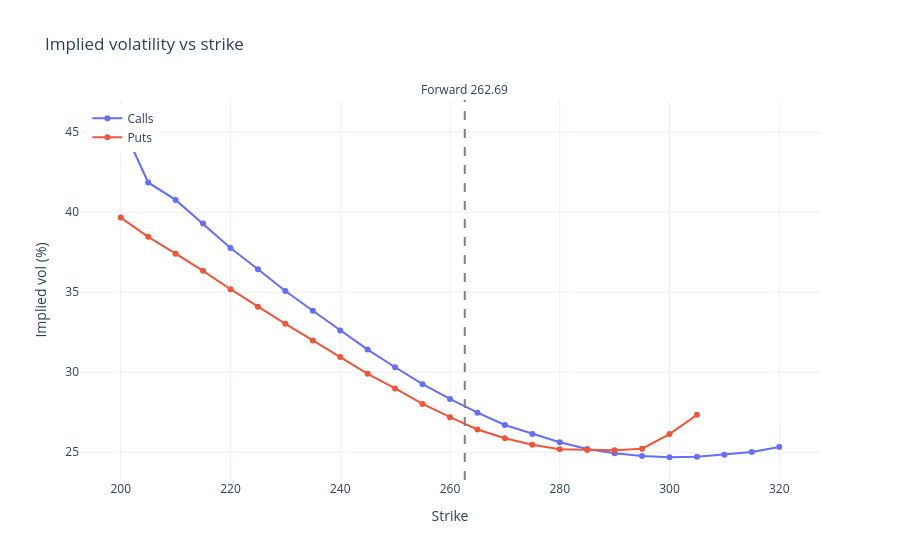

Source (notebook cell):
### Markdown cell above
### Implied volatility by strike (calls vs puts)

**Implied vol** is the σ that reproduces the observed mid under your chosen `S`, `r`, `q`, and `T`. Plotting **call IV and put IV** on the same axes shows the **smile/skew** and any **call/put disagreement** at the same strike (often due to liquidity differences, dividends or microstructure noise).

### Code cell
# Implied vols from listed prices (same S as parity median)
option_prices["IV_Call"] = [
    implied_vol(c, S_median, k, T, r, q, call=True)
    for c, k in zip(option_prices["Calls"], option_prices["Strike"])
]
option_prices["IV_Put"] = [
    implied_vol(p, S_median, k, T, r, q, call=False)
    for p, k in zip(option_prices["Puts"], option_prices["Strike"])
]

forward = S_median * np.exp((r - q) * T)
calls_df = option_prices[np.isfinite(option_prices["IV_Call"])].copy()
puts_df = option_prices[np.isfinite(option_prices["IV_Put"])].copy()

fig = go.Figure(
    data=[
        go.Scatter(
            x=calls_df["Strike"],
            y=calls_df["IV_Call"] * 100,
            mode="lines+markers",
            name="Calls",
            hovertemplate="Strike=%{x}<br>IV=%{y:.2f}%<extra></extra>",
        ),
        go.Scatter(
            x=puts_df["Strike"],
            y=puts_df["IV_Put"] * 100,
            mode="lines+markers",
            name="Puts",
            hovertemplate="Strike=%{x}<br>IV=%{y:.2f}%<extra></extra>",
        ),
    ]
)
fig.add_vline(
    x=forward,
    line_dash="dash",
    line_color="gray",
    annotation_text=f"Forward {forward:.2f}",
    annotation_position="top",
)
fig.update_layout(
    title="Implied volatility vs strike",
    xaxis_title="Strike",
    yaxis_title="Implied vol (%)",
    template="plotly_white",
    hovermode="x unified",
    legend=dict(yanchor="top", y=0.99, xanchor="left", x=0.01),
)
fig.show()

### Figure 1 — Plotly figure (JSON) as saved in the notebook; plotly's stock layout.template omitted (floating-point values rounded to 4 significant figures)
{"data": [{"hovertemplate": "Strike=%{x}<br>IV=%{y:.2f}%<extra></extra>", "mode": "lines+markers", "name": "Calls", "type": "scatter", "x": [200, 205, 210, 215, 220, 225, 230, 235, 240, 245, 250, 255, 260, 265, 270, 275, 280, 285, 290, 295, 300, 305, 310, 315, 320], "y": [45.6, 41.86, 40.77, 39.29, 37.77, 36.43, 35.08, 33.84, 32.61, 31.42, 30.31, 29.25, 28.33, 27.47, 26.7, 26.14, 25.62, 25.2, 24.93, 24.76, 24.68, 24.71, 24.85, 25.02, 25.33]}, {"hovertemplate": "Strike=%{x}<br>IV=%{y:.2f}%<extra></extra>", "mode": "lines+markers", "name": "Puts", "type": "scatter", "x": [200, 205, 210, 215, 220, 225, 230, 235, 240, 245, 250, 255, 260, 265, 270, 275, 280, 285, 290, 295, 300, 305], "y": [39.67, 38.46, 37.41, 36.34, 35.19, 34.1, 33.02, 31.99, 30.95, 29.9, 28.99, 28.01, 27.19, 26.42, 25.87, 25.47, 25.19, 25.13, 25.12, 25.22, 26.13, 27.34]}], "layout": {"annotations": [{"showarrow": false, "text": "Forward 262.69", "x": 262.7, "xanchor": "center", "xref": "x", "y": 1, "yanchor": "bottom", "yref": "y domain"}], "hovermode": "x unified", "legend": {"x": 0.01, "xanchor": "left", "y": 0.99, "yanchor": "top"}, "shapes": [{"line": {"color": "gray", "dash": "dash"}, "type": "line", "x0": 262.7, "x1": 262.7, "xref": "x", "y0": 0, "y1": 1, "yref": "y domain"}], "title": {"text": "Implied volatility vs strike"}, "xaxis": {"title": {"text": "Strike"}}, "yaxis": {"title": {"text": "Implied vol (%)"}}}}
